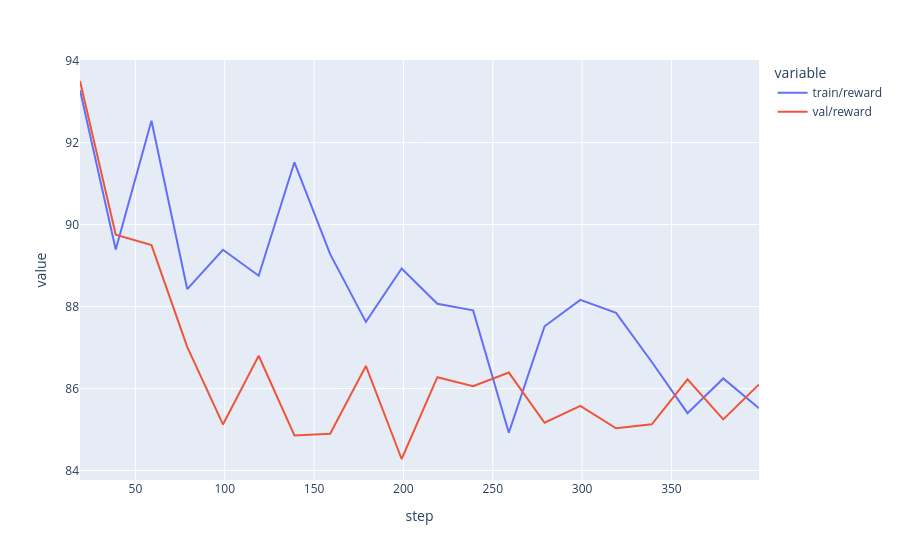

Source (notebook cell):
### Code cell
px.line(data_frame=metrics.dropna(), x="step", y=["train/reward", "val/reward"])

### Figure 1 — Plotly figure (JSON) as saved in the notebook; plotly's stock layout.template omitted (floating-point values rounded to 4 significant figures)
{"data": [{"hovertemplate": "variable=train/reward<br>step=%{x}<br>value=%{y}<extra></extra>", "legendgroup": "train/reward", "line": {"color": "#636efa", "dash": "solid"}, "marker": {"symbol": "circle"}, "mode": "lines", "name": "train/reward", "orientation": "v", "showlegend": true, "type": "scatter", "x": [19, 39, 59, 79, 99, 119, 139, 159, 179, 199, 219, 239, 259, 279, 299, 319, 339, 359, 379, 399], "xaxis": "x", "y": [93.28, 89.39, 92.54, 88.43, 89.39, 88.75, 91.52, 89.28, 87.63, 88.93, 88.07, 87.91, 84.92, 87.52, 88.16, 87.85, 86.65, 85.4, 86.25, 85.52], "yaxis": "y"}, {"hovertemplate": "variable=val/reward<br>step=%{x}<br>value=%{y}<extra></extra>", "legendgroup": "val/reward", "line": {"color": "#EF553B", "dash": "solid"}, "marker": {"symbol": "circle"}, "mode": "lines", "name": "val/reward", "orientation": "v", "showlegend": true, "type": "scatter", "x": [19, 39, 59, 79, 99, 119, 139, 159, 179, 199, 219, 239, 259, 279, 299, 319, 339, 359, 379, 399], "xaxis": "x", "y": [93.5, 89.75, 89.5, 87.02, 85.12, 86.8, 84.85, 84.9, 86.55, 84.28, 86.28, 86.06, 86.39, 85.17, 85.58, 85.03, 85.13, 86.22, 85.25, 86.1], "yaxis": "y"}], "layout": {"legend": {"title": {"text": "variable"}, "tracegroupgap": 0}, "margin": {"t": 60}, "xaxis": {"anchor": "y", "domain": [0, 1], "title": {"text": "step"}}, "yaxis": {"anchor": "x", "domain": [0, 1], "title": {"text": "value"}}}}
